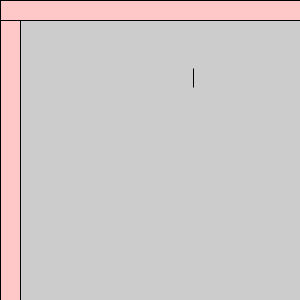
Frame 1 (no input)
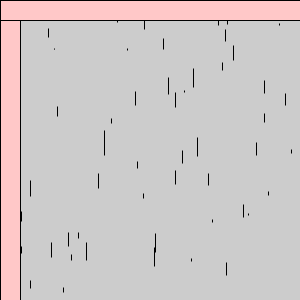
Frame 60 (the mouse pressed at the canvas centre just before this capture)
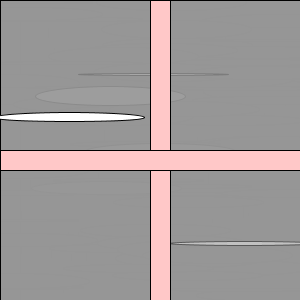
Frame 120 (the mouse held since frame 60 and released just before this capture)

The Processing sketch that drew these frames (run headless with seeded random() and noise(); from frame 60 on, the mouse is pressed at the canvas centre):

// Processing sketch: Day_1_Assignment
// ── Day_1_Assignment.pde
float ellipse;
void setup() {
  
  size(300,300);
  
}

int x = 0;
int y = 10;

void draw() {
  fill(mouseY,mouseX,mouseX,mouseY);
  rect(0,0,width,height);
  
  fill(520,200,200);
  rect(mouseX,0,20,300);
  
  fill(520,200,200);
  rect(0,mouseY,300,20);
  
  fill(320,320,320);
  ellipse(random(300),random(300),mouseY,random(20));

 
}
